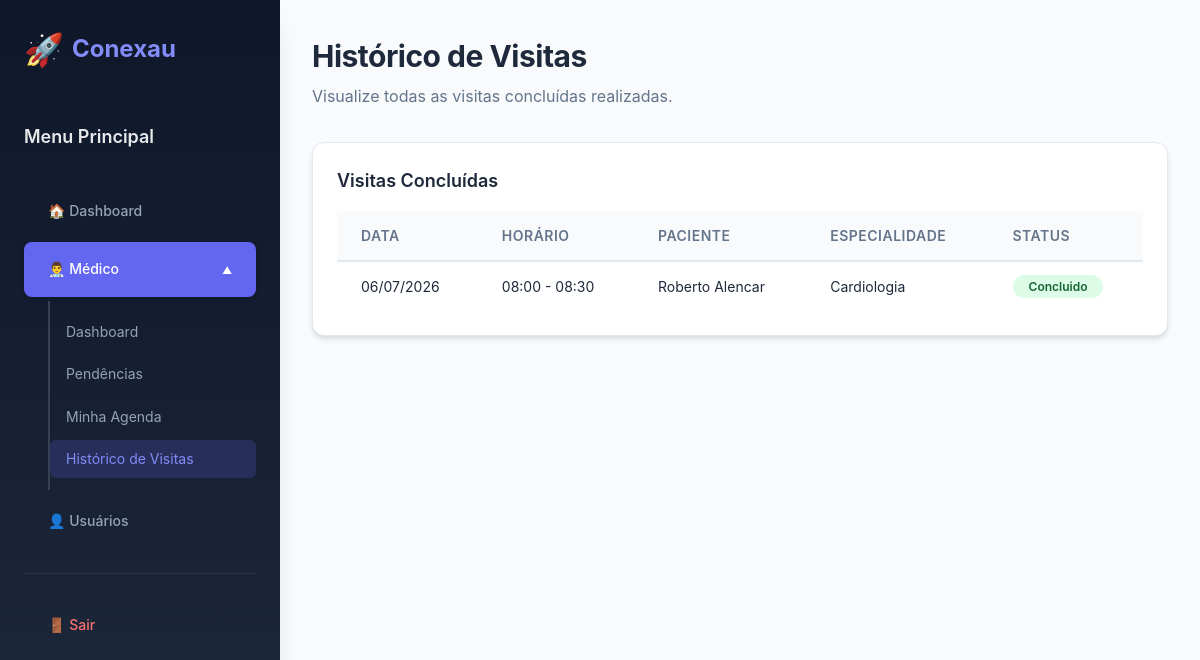
The app's page /index.php?controller=Medico&action=historico_visitas (signed in) with its own data.
### tables this page shows
CREATE TABLE tbl_agendamento (
  id bigint NOT NULL AUTO_INCREMENT,
  data_agendamento date NOT NULL,
  horario_inicio time NOT NULL,
  horario_fim time NOT NULL,
  status enum('agendado','em_andamento', 'pendente', 'concluido','cancelado') DEFAULT 'pendente',
  criado_em timestamp DEFAULT current_timestamp(),
  fk_profissional bigint NOT NULL,
  fk_paciente bigint NOT NULL,
  PRIMARY KEY (id),
  FOREIGN KEY (fk_profissional) REFERENCES tbl_profissional(id),
  FOREIGN KEY (fk_paciente) REFERENCES tbl_paciente(id)
);

CREATE TABLE tbl_usuario (
  id bigint NOT NULL AUTO_INCREMENT,
  nome varchar(100) NOT NULL,
  email varchar(50) UNIQUE NOT NULL,
  senha varchar(255) NOT NULL,
  perfil varchar(50) NOT NULL,
  status varchar(50) NOT NULL DEFAULT 'ativo',
  PRIMARY KEY (id)
);

CREATE TABLE tbl_profissional (
  id bigint(11) NOT NULL AUTO_INCREMENT,
  especialidade varchar(150) NOT NULL,
  numero_registro varchar(100) NOT NULL,
  criado_em timestamp DEFAULT current_timestamp(),
  fk_usuario bigint NOT NULL,
  PRIMARY KEY (id),
  FOREIGN KEY (fk_usuario) REFERENCES tbl_usuario(id)
);

### app/controllers/MedicoController.php (called while the page is built, shortened)
<?php
require_once __DIR__ . '/../middleware/Session.php';
require_once __DIR__ . '/../models/Profissional.php';
class MedicoController {
    private $profissionalModel;
    public function __construct() {
        $this->profissionalModel = new Profissional();
    }
    public function historico_visitas() {
        $id_usuario = Session::get('usuario_id');
        $id_profissional = $this->profissionalModel->getIdByUsuario($id_usuario);
        $visitas_concluidas = [];
        if ($id_profissional) {
            $visitas_concluidas = $this->profissionalModel->getVisitasConcluidas($id_profissional);
        }
        require_once __DIR__ . '/../views/medico/historico_visitas.php';
    }
}

### config/Database.php (called while the page is built)
<?php
class Database {
    private static $host = "localhost";
    private static $dbname = "conexau";
    private static $user = "root";
    private static $pass = "";
    private static $conexao = null;
    public static function getConnection() {
        if (self::$conexao === null) {
            try {
                self::$conexao = new PDO(
                    "mysql:host=" . self::$host . ";dbname=" . self::$dbname . ";charset=utf8",
                    self::$user,
                    self::$pass,
                    [
                        PDO::ATTR_ERRMODE => PDO::ERRMODE_EXCEPTION,
                        PDO::ATTR_DEFAULT_FETCH_MODE => PDO::FETCH_ASSOC
                    ]
                );
            } catch (PDOException $e) {
                die("Erro na conexão com o banco de dados: " . $e->getMessage());
            }
        }
        return self::$conexao;
    }
}

### app/middleware/Session.php (called while the page is built, shortened)
<?php
class Session {
    public static function get(string $key, $default = null) {
        return $_SESSION[$key] ?? $default;
    }
}

### app/models/Model.php (called while the page is built, shortened)
<?php
require_once __DIR__ . '/../../config/Database.php';
abstract class Model {
    public function __construct() {
        $this->db = Database::getConnection();
    }
}

### app/models/profissional.php (called while the page is built, shortened)
<?php
require_once __DIR__ . '/Model.php';
class Profissional extends Model {
    protected $table = 'tbl_profissional';
    public function getIdByUsuario($usuarioId) {
        $stmt = $this->db->prepare("SELECT id FROM {$this->table} WHERE fk_usuario = :fk");
        $stmt->execute(['fk' => $usuarioId]);
        $result = $stmt->fetch(PDO::FETCH_ASSOC);
        return $result['id'] ?? null;
    }
    public function getVisitasConcluidas($profissionalId) {
        $stmt = $this->db->prepare("SELECT a.id, a.data_agendamento, a.horario_inicio, a.horario_fim, a.status,
                                             u.nome AS nome_paciente, p.especialidade,
                                             pr.diagnostico_final, pr.conduta_medica
                                      FROM tbl_agendamento a
                                      JOIN {$this->table} p ON a.fk_profissional = p.id
                                      JOIN tbl_paciente pac ON a.fk_paciente = pac.id
                                      JOIN tbl_usuario u ON pac.fk_usuario = u.id
                                      LEFT JOIN tbl_prontuario pr ON a.id = pr.fk_agendamento
                                      WHERE a.fk_profissional = :fk
                                        AND a.status = 'concluido'
                                      ORDER BY a.data_agendamento DESC, a.horario_inicio DESC");
        $stmt->execute(['fk' => $profissionalId]);
        return $stmt->fetchAll(PDO::FETCH_ASSOC);
    }
}

### app/views/medico/historico_visitas.php (the view)
<?php include 'app/views/header.php'; ?>
<div class="main-container">
    <header>
        <h1>Histórico de Visitas</h1>
        <p>Visualize todas as visitas concluídas realizadas.</p>
    </header>
    <div class="table-container">
        <h2>Visitas Concluídas</h2>
        <?php if (empty($visitas_concluidas)): ?>
            <p class="sem-dados">Nenhuma visita concluída encontrada.</p>
        <?php else: ?>
        <table>
            <thead>
                <tr>
                    <th>Data</th>
                    <th>Horário</th>
                    <th>Paciente</th>
                    <th>Especialidade</th>
                    <th>Status</th>
                </tr>
            </thead>
            <tbody>
                <?php foreach ($visitas_concluidas as $visita):
                    $data_br = date('d/m/Y', strtotime($visita['data_agendamento']));
                    $horario = substr($visita['horario_inicio'], 0, 5) . ' - ' . substr($visita['horario_fim'], 0, 5);
                    $status = $visita['status'];
                ?>
                <tr>
                    <td><?= $data_br ?></td>
                    <td><?= $horario ?></td>
                    <td><?= htmlspecialchars($visita['nome_paciente']) ?></td>
                    <td><?= htmlspecialchars($visita['especialidade']) ?></td>
                    <td><span class="status-table <?= $status ?>"><?= ucfirst($status) ?></span></td>
                </tr>
                <?php endforeach; ?>
            </tbody>
        </table>
        <?php endif; ?>
    </div>
</div>

### public/Assets/css/app.css (style rules this page uses)
* { margin: 0; padding: 0; box-sizing: border-box; }
.main-container { flex: 1; padding: var(--spacing-xl); overflow-y: auto; margin-left: 0; transition: margin-left var(--transition) ease; }
@media (min-width: 769px) { .main-container { margin-left: 280px; } }
.table-container { background: var(--bg-secondary); border-radius: var(--border-radius-md); padding: var(--spacing-lg); box-shadow: var(--shadow); border: 1px solid var(--border-color); overflow-x: auto; }
.table-container h2 { font-size: var(--font-size-lg); font-weight: 600; color: var(--text-primary); margin-bottom: var(--spacing-md); }
table { width: 100%; border-collapse: collapse; text-align: left; }
th { background: var(--gray-50); color: var(--text-secondary); padding: var(--spacing-md) var(--spacing-lg); font-size: var(--font-size-sm); font-weight: 600; text-transform: uppercase; letter-spacing: 0.5px; border-bottom: 2px solid var(--border-color); }
td { padding: var(--spacing-md) var(--spacing-lg); border-bottom: 1px solid var(--border-color); font-size: var(--font-size-sm); color: var(--text-primary); }
tr:last-child td { border-bottom: none; }
.status-table { padding: var(--spacing-xs) var(--spacing-md); border-radius: var(--border-radius-xl); font-size: var(--font-size-xs); font-weight: 600; text-transform: capitalize; }
.status-table.concluido { background: #dcfce7; color: #166534; }
header { margin-bottom: var(--spacing-xl); }
header h1 { font-size: var(--font-size-3xl); font-weight: 700; color: var(--text-primary); margin-bottom: var(--spacing-xs); letter-spacing: -0.5px; }
header p { color: var(--text-secondary); font-size: var(--font-size-base); }

### records on screen
tbl_agendamento: data_agendamento "06/07/2026", horario "08:00 - 08:30", tbl_usuario.nome "Roberto Alencar", fk_profissional.especialidade "Cardiologia", status "Concluido"
